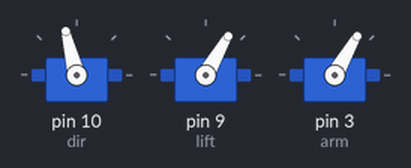
Recording of a sketch running on a simulated Arduino Uno, built with avr-gcc and run on an emulated ATmega328P. Shown: 3 × servo.

Above: at 4.1 s.
At 7.19 s:
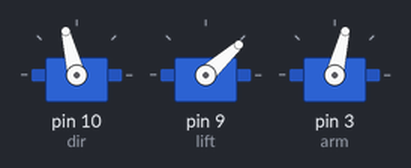
At 7.6 s:
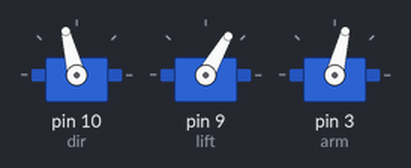
Timing chart, 0 to 9.1 s (numbered marks = the images above):
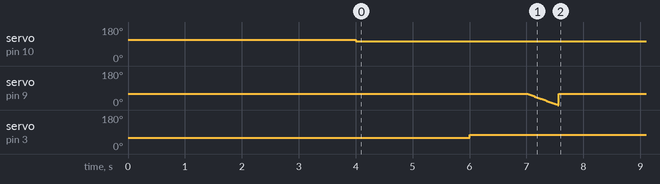

The sketch:

sw.ino
```cpp
#include <Servo.h>
int dly = 15;
int sdly = 9;
int pause = 1000;
int pos = 0;
int posx = 60;
int posy = 112;
int s = 1;
Servo lift; int up = 60; int down = 0;

//dir lower makes it further from base, higher closer to base
Servo dir;
int ry = 95;
int ly = 104; //furthest point for shutting down drop reward
int hy = 104; // closest point
int sy = 1; // step increments close/far

//arm lower is left, higher is right
Servo arm;
int rx = 65;
int lx = 76; // left most point for closing drop reward info
int hx = 76; //right most point
int sx = 1; // step increments on left/right

void setup() {
  dir.attach(10); dir.write(posy);delay(pause);dir.detach(); //init
  lift.attach(9); lift.write(up);delay(pause);lift.detach(); //init
  arm.attach(3); arm.write(posx);delay(pause);arm.detach(); //init
}

void loop() {
  for (posy = ly; posy <= hy; posy += sy) {
    dir.attach(10);delay(pause);dir.write(posy);delay(pause);dir.detach(); //closeness of close button
    for (posx = lx; posx <= hx; posx += sx) {
      arm.attach(3);delay(pause); arm.write(posx); delay(pause);arm.detach(); //left-right rundown
      lift.attach(9);
      for (pos = up; pos >= down; pos -= s) {
        lift.write(pos);
        delay(sdly);
      }
      delay(dly);
      lift.write(up);
      delay(pause);
      lift.detach();
    }
  }
  //dir.attach(10);arm.attach(3);
  dir.write(ry); delay(pause);
  for (pos = hx; pos >= rx; pos -= sx) {
    arm.write(pos);
    delay(sdly);
  } delay(pause); for (pos = up; pos >= down; pos -= s) {
    lift.write(pos);
    delay(sdly);
  } delay(dly); lift.write(up); for (pos = rx; pos <= lx; pos += sx) {
    arm.write(pos);
    delay(sdly * 3);
  }
  delay(450);
  arm.write(lx);
  dir.write(ly);
  lift.write(90);
  dir.detach();
  lift.detach();
  arm.detach();
  delay(60000);
  //delay(1800000);
}
```

Measured:
- by itself, servo on pin 10 (dir): 112° → 104° at 4.0 s
- by itself, servo on pin 3 (arm): 60° → 76° at 6.0 s
